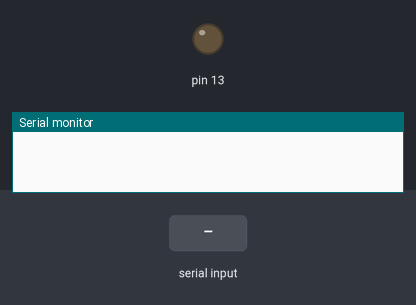
Simulated run of this sketch. Board: Arduino Uno, built with avr-gcc and run on an emulated ATmega328P. On the bench: output pins drawn as LEDs (lit = HIGH), the last lines printed to the serial monitor. The inputs (shaded band) are chosen by the test bench.

Above: at 1.2 s.
1.3 s: "1\n" received over Serial
At 2.6 s:
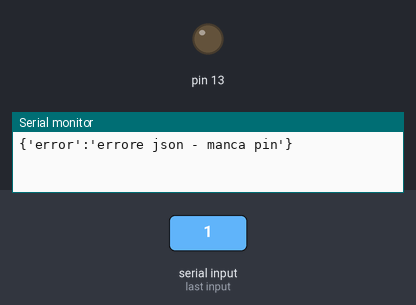
2.9 s: byte 10 ('\n') received over Serial
At 3.9 s:
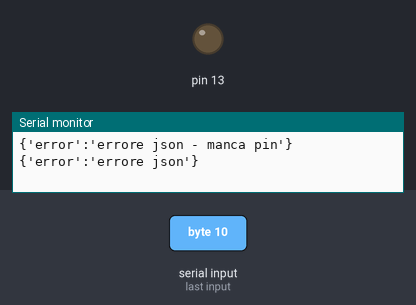
Timing chart, 0 to 5.9 s (numbered marks = the images above; inputs shaded):
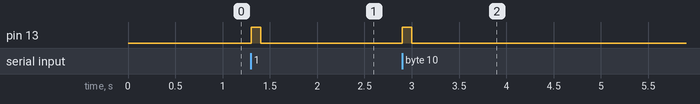

Measured:
- after the input at 1.3 s, pin 13: LOW → HIGH at once, → LOW 0.10 s later
- after the input at 2.9 s, pin 13: LOW → HIGH at once, → LOW 0.10 s later

The sketch:

setPinJson.ino
```cpp
/*
{"pin":11}
{"pin":11, "value":1}
{"pin":11, "value":0}

*/
#include <ArduinoJson.h>
const size_t JSON_BUFFER_SIZE = 128;

String linea = "";

void setup() {
  Serial.begin(9600);
  while (!Serial) {}
}

void loop() {
  while (Serial.available()){
    char ch = (char)Serial.read();
    if (ch == '\n'){
      processInput(linea);
      linea = "";
      pinMode(13, OUTPUT);
      digitalWrite(13, HIGH);
      delay(100);
      digitalWrite(13, LOW);
    } else {
      linea += ch;
    }
  }

}

void processInput(const String &str){
  StaticJsonDocument<JSON_BUFFER_SIZE> doc;
  DeserializationError error = deserializeJson(doc, str);

  if (error) {
    Serial.println("{'error':'errore json'}");
    return;
  }

  if (!doc.containsKey("pin")) {
    Serial.println("{'error':'errore json - manca pin'}");
    return;
  }

  int pin = doc["pin"];
  if (doc.containsKey("value")) {
    int value = doc["value"];
    pinMode(pin, OUTPUT);
    digitalWrite(pin, value);
    serializeJson(doc, Serial);
    Serial.println();
  } else {
    int val = digitalRead(pin);
    StaticJsonDocument<JSON_BUFFER_SIZE> res;
    res["pin"] = pin;
    res["value"] = val;
    serializeJson(res, Serial);
    Serial.println();
  }
}
```
